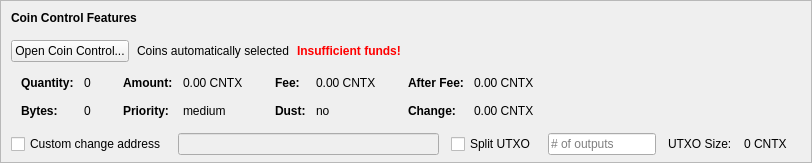
    <widget class="QFrame" name="frameCoinControl">
     <property name="sizePolicy">
      <sizepolicy hsizetype="Expanding" vsizetype="Expanding">
       <horstretch>0</horstretch>
       <verstretch>0</verstretch>
      </sizepolicy>
     </property>
     <property name="maximumSize">
      <size>
       <width>16777215</width>
       <height>16777215</height>
      </size>
     </property>
     <property name="frameShape">
      <enum>QFrame::StyledPanel</enum>
     </property>
     <property name="frameShadow">
      <enum>QFrame::Sunken</enum>
     </property>
     <layout class="QVBoxLayout" name="verticalLayoutCoinControl2">
      <property name="spacing">
       <number>0</number>
      </property>
      <property name="leftMargin">
       <number>0</number>
      </property>
      <property name="topMargin">
       <number>0</number>
      </property>
      <property name="rightMargin">
       <number>0</number>
      </property>
      <property name="bottomMargin">
       <number>6</number>
      </property>
      <item>
       <layout class="QVBoxLayout" name="verticalLayoutCoinControl" stretch="0,0,0,0,1">
        <property name="spacing">
         <number>0</number>
        </property>
        <property name="leftMargin">
         <number>10</number>
        </property>
        <property name="topMargin">
         <number>10</number>
        </property>
        <item>
         <layout class="QHBoxLayout" name="horizontalLayoutCoinControl1">
          <property name="bottomMargin">
           <number>15</number>
          </property>
          <item>
           <widget class="QLabel" name="labelCoinControlFeatures">
            <property name="sizePolicy">
             <sizepolicy hsizetype="Preferred" vsizetype="Maximum">
              <horstretch>0</horstretch>
              <verstretch>0</verstretch>
             </sizepolicy>
            </property>
            <property name="font">
             <font>
              <weight>75</weight>
              <bold>true</bold>
             </font>
            </property>
            <property name="styleSheet">
             <string notr="true">font-weight:bold;</string>
            </property>
            <property name="text">
             <string>Coin Control Features</string>
            </property>
           </widget>
          </item>
         </layout>
        </item>
        <item>
         <layout class="QHBoxLayout" name="horizontalLayoutCoinControl2" stretch="0,0,0,0">
          <property name="spacing">
           <number>8</number>
          </property>
          <property name="bottomMargin">
           <number>10</number>
          </property>
          <item>
           <widget class="QPushButton" name="pushButtonCoinControl">
            <property name="styleSheet">
             <string notr="true"/>
            </property>
            <property name="text">
             <string>Open Coin Control...</string>
            </property>
            <property name="autoDefault">
             <bool>false</bool>
            </property>
           </widget>
          </item>
          <item>
           <widget class="QLabel" name="labelCoinControlAutomaticallySelected">
            <property name="text">
             <string>Coins automatically selected</string>
            </property>
            <property name="margin">
             <number>5</number>
            </property>
           </widget>
          </item>
          <item>
           <widget class="QLabel" name="labelCoinControlInsuffFunds">
            <property name="font">
             <font>
              <weight>75</weight>
              <bold>true</bold>
             </font>
            </property>
            <property name="styleSheet">
             <string notr="true">color:red;font-weight:bold;</string>
            </property>
            <property name="text">
             <string>Insufficient funds!</string>
            </property>
            <property name="margin">
             <number>5</number>
            </property>
           </widget>
          </item>
          <item>
           <spacer name="horizontalSpacerCoinControl">
            <property name="orientation">
             <enum>Qt::Horizontal</enum>
            </property>
            <property name="sizeHint" stdset="0">
             <size>
              <width>40</width>
              <height>1</height>
             </size>
            </property>
           </spacer>
          </item>
         </layout>
        </item>
        <item>
         <widget class="QWidget" name="widgetCoinControl" native="true">
          <property name="sizePolicy">
           <sizepolicy hsizetype="Preferred" vsizetype="Preferred">
            <horstretch>0</horstretch>
            <verstretch>0</verstretch>
           </sizepolicy>
          </property>
          <property name="minimumSize">
           <size>
            <width>0</width>
            <height>0</height>
           </size>
          </property>
          <property name="styleSheet">
           <string notr="true"/>
          </property>
          <layout class="QHBoxLayout" name="horizontalLayoutCoinControl5">
           <property name="leftMargin">
            <number>0</number>
           </property>
           <property name="topMargin">
            <number>0</number>
           </property>
           <property name="rightMargin">
            <number>0</number>
           </property>
           <property name="bottomMargin">
            <number>0</number>
           </property>
           <item>
            <layout class="QHBoxLayout" name="horizontalLayoutCoinControl3" stretch="0,0,0,1">
             <property name="spacing">
              <number>20</number>
             </property>
             <property name="topMargin">
              <number>0</number>
             </property>
             <property name="bottomMargin">
              <number>10</number>
             </property>
             <item>
              <layout class="QFormLayout" name="formLayoutCoinControl1">
               <property name="horizontalSpacing">
                <number>10</number>
               </property>
               <property name="verticalSpacing">
                <number>14</number>
               </property>
               <property name="leftMargin">
                <number>10</number>
               </property>
               <property name="topMargin">
                <number>4</number>
               </property>
               <property name="rightMargin">
                <number>6</number>
               </property>
               <item row="0" column="0">
                <widget class="QLabel" name="labelCoinControlQuantityText">
                 <property name="font">
                  <font>
                   <weight>75</weight>
                   <bold>true</bold>
                  </font>
                 </property>
                 <property name="text">
                  <string>Quantity:</string>
                 </property>
                 <property name="margin">
                  <number>0</number>
                 </property>
                </widget>
               </item>
               <item row="0" column="1">
                <widget class="QLabel" name="labelCoinControlQuantity">
                 <property name="cursor">
                  <cursorShape>IBeamCursor</cursorShape>
                 </property>
                 <property name="contextMenuPolicy">
                  <enum>Qt::ActionsContextMenu</enum>
                 </property>
                 <property name="text">
                  <string notr="true">0</string>
                 </property>
                 <property name="margin">
                  <number>0</number>
                 </property>
                 <property name="textInteractionFlags">
                  <set>Qt::LinksAccessibleByMouse|Qt::TextSelectableByKeyboard|Qt::TextSelectableByMouse</set>
                 </property>
                </widget>
               </item>
               <item row="1" column="0">
                <widget class="QLabel" name="labelCoinControlBytesText">
                 <property name="font">
                  <font>
                   <weight>75</weight>
                   <bold>true</bold>
                  </font>
                 </property>
                 <property name="text">
                  <string>Bytes:</string>
                 </property>
                </widget>
               </item>
               <item row="1" column="1">
                <widget class="QLabel" name="labelCoinControlBytes">
                 <property name="cursor">
                  <cursorShape>IBeamCursor</cursorShape>
                 </property>
                 <property name="contextMenuPolicy">
                  <enum>Qt::ActionsContextMenu</enum>
                 </property>
                 <property name="text">
                  <string notr="true">0</string>
                 </property>
                 <property name="textInteractionFlags">
                  <set>Qt::LinksAccessibleByMouse|Qt::TextSelectableByKeyboard|Qt::TextSelectableByMouse</set>
                 </property>
                </widget>
               </item>
              </layout>
             </item>
             <item>
              <layout class="QFormLayout" name="formLayoutCoinControl2">
               <property name="horizontalSpacing">
                <number>10</number>
               </property>
               <property name="verticalSpacing">
                <number>14</number>
               </property>
               <property name="leftMargin">
                <number>6</number>
               </property>
               <property name="topMargin">
                <number>4</number>
               </property>
               <property name="rightMargin">
                <number>6</number>
               </property>
               <item row="0" column="0">
                <widget class="QLabel" name="labelCoinControlAmountText">
                 <property name="font">
                  <font>
                   <weight>75</weight>
                   <bold>true</bold>
                  </font>
                 </property>
                 <property name="text">
                  <string>Amount:</string>
                 </property>
                 <property name="margin">
                  <number>0</number>
                 </property>
                </widget>
               </item>
               <item row="0" column="1">
                <widget class="QLabel" name="labelCoinControlAmount">
                 <property name="cursor">
                  <cursorShape>IBeamCursor</cursorShape>
                 </property>
                 <property name="contextMenuPolicy">
                  <enum>Qt::ActionsContextMenu</enum>
                 </property>
                 <property name="text">
                  <string notr="true">0.00 CNTX</string>
                 </property>
                 <property name="textInteractionFlags">
                  <set>Qt::LinksAccessibleByMouse|Qt::TextSelectableByKeyboard|Qt::TextSelectableByMouse</set>
                 </property>
                </widget>
               </item>
               <item row="1" column="0">
                <widget class="QLabel" name="labelCoinControlPriorityText">
                 <property name="font">
                  <font>
                   <weight>75</weight>
                   <bold>true</bold>
                  </font>
                 </property>
                 <property name="text">
                  <string>Priority:</string>
                 </property>
                </widget>
               </item>
               <item row="1" column="1">
                <widget class="QLabel" name="labelCoinControlPriority">
                 <property name="cursor">
                  <cursorShape>IBeamCursor</cursorShape>
                 </property>
                 <property name="contextMenuPolicy">
                  <enum>Qt::ActionsContextMenu</enum>
                 </property>
                 <property name="text">
                  <string>medium</string>
                 </property>
                 <property name="textInteractionFlags">
                  <set>Qt::LinksAccessibleByMouse|Qt::TextSelectableByKeyboard|Qt::TextSelectableByMouse</set>
                 </property>
                </widget>
               </item>
              </layout>
             </item>
             <item>
              <layout class="QFormLayout" name="formLayoutCoinControl3">
               <property name="horizontalSpacing">
                <number>10</number>
               </property>
               <property name="verticalSpacing">
                <number>14</number>
               </property>
               <property name="leftMargin">
                <number>6</number>
               </property>
               <property name="topMargin">
                <number>4</number>
               </property>
               <property name="rightMargin">
                <number>6</number>
               </property>
               <item row="0" column="0">
                <widget class="QLabel" name="labelCoinControlFeeText">
                 <property name="font">
                  <font>
                   <weight>75</weight>
                   <bold>true</bold>
                  </font>
                 </property>
                 <property name="text">
                  <string>Fee:</string>
                 </property>
                 <property name="margin">
                  <number>0</number>
                 </property>
                </widget>
               </item>
               <item row="0" column="1">
                <widget class="QLabel" name="labelCoinControlFee">
                 <property name="cursor">
                  <cursorShape>IBeamCursor</cursorShape>
                 </property>
                 <property name="contextMenuPolicy">
                  <enum>Qt::ActionsContextMenu</enum>
                 </property>
                 <property name="text">
                  <string notr="true">0.00 CNTX</string>
                 </property>
                 <property name="textInteractionFlags">
                  <set>Qt::LinksAccessibleByMouse|Qt::TextSelectableByKeyboard|Qt::TextSelectableByMouse</set>
                 </property>
                </widget>
               </item>
               <item row="1" column="0">
                <widget class="QLabel" name="labelCoinControlLowOutputText">
                 <property name="font">
                  <font>
                   <weight>75</weight>
                   <bold>true</bold>
                  </font>
                 </property>
                 <property name="text">
                  <string>Dust:</string>
                 </property>
                </widget>
               </item>
               <item row="1" column="1">
                <widget class="QLabel" name="labelCoinControlLowOutput">
                 <property name="cursor">
                  <cursorShape>IBeamCursor</cursorShape>
                 </property>
                 <property name="contextMenuPolicy">
                  <enum>Qt::ActionsContextMenu</enum>
                 </property>
                 <property name="text">
                  <string>no</string>
                 </property>
                 <property name="textInteractionFlags">
                  <set>Qt::LinksAccessibleByMouse|Qt::TextSelectableByKeyboard|Qt::TextSelectableByMouse</set>
                 </property>
                </widget>
               </item>
              </layout>
             </item>
             <item>
              <layout class="QFormLayout" name="formLayoutCoinControl4">
               <property name="horizontalSpacing">
                <number>10</number>
               </property>
               <property name="verticalSpacing">
                <number>14</number>
               </property>
               <property name="leftMargin">
                <number>6</number>
               </property>
               <property name="topMargin">
                <number>4</number>
               </property>
               <property name="rightMargin">
                <number>6</number>
               </property>
               <item row="0" column="0">
                <widget class="QLabel" name="labelCoinControlAfterFeeText">
                 <property name="font">
                  <font>
                   <weight>75</weight>
                   <bold>true</bold>
                  </font>
                 </property>
                 <property name="text">
                  <string>After Fee:</string>
                 </property>
                 <property name="margin">
                  <number>0</number>
                 </property>
                </widget>
               </item>
               <item row="0" column="1">
                <widget class="QLabel" name="labelCoinControlAfterFee">
                 <property name="cursor">
                  <cursorShape>IBeamCursor</cursorShape>
                 </property>
                 <property name="contextMenuPolicy">
                  <enum>Qt::ActionsContextMenu</enum>
                 </property>
                 <property name="text">
                  <string notr="true">0.00 CNTX</string>
                 </property>
                 <property name="textInteractionFlags">
                  <set>Qt::LinksAccessibleByMouse|Qt::TextSelectableByKeyboard|Qt::TextSelectableByMouse</set>
                 </property>
                </widget>
               </item>
               <item row="1" column="0">
                <widget class="QLabel" name="labelCoinControlChangeText">
                 <property name="font">
                  <font>
                   <weight>75</weight>
                   <bold>true</bold>
                  </font>
                 </property>
                 <property name="text">
                  <string>Change:</string>
                 </property>
                </widget>
               </item>
               <item row="1" column="1">
                <widget class="QLabel" name="labelCoinControlChange">
                 <property name="cursor">
                  <cursorShape>IBeamCursor</cursorShape>
                 </property>
                 <property name="contextMenuPolicy">
                  <enum>Qt::ActionsContextMenu</enum>
                 </property>
                 <property name="text">
                  <string notr="true">0.00 CNTX</string>
                 </property>
                 <property name="textInteractionFlags">
                  <set>Qt::LinksAccessibleByMouse|Qt::TextSelectableByKeyboard|Qt::TextSelectableByMouse</set>
                 </property>
                </widget>
               </item>
              </layout>
             </item>
            </layout>
           </item>
          </layout>
         </widget>
        </item>
        <item>
         <layout class="QHBoxLayout" name="horizontalLayoutCoinControl4" stretch="0,0,0,0,0,0,0">
          <property name="spacing">
           <number>12</number>
          </property>
          <property name="sizeConstraint">
           <enum>QLayout::SetDefaultConstraint</enum>
          </property>
          <property name="topMargin">
           <number>5</number>
          </property>
          <property name="rightMargin">
           <number>5</number>
          </property>
          <item>
           <widget class="QCheckBox" name="checkBoxCoinControlChange">
            <property name="toolTip">
             <string>If this is activated, but the change address is empty or invalid, change will be sent to a newly generated address.</string>
            </property>
            <property name="text">
             <string>Custom change address</string>
            </property>
           </widget>
          </item>
          <item>
           <widget class="QValidatedLineEdit" name="lineEditCoinControlChange">
            <property name="enabled">
             <bool>false</bool>
            </property>
            <property name="sizePolicy">
             <sizepolicy hsizetype="Expanding" vsizetype="Fixed">
              <horstretch>0</horstretch>
              <verstretch>0</verstretch>
             </sizepolicy>
            </property>
           </widget>
          </item>
          <item>
           <widget class="QCheckBox" name="splitBlockCheckBox">
            <property name="text">
             <string>Split UTXO</string>
            </property>
           </widget>
          </item>
          <item>
           <widget class="QLineEdit" name="splitBlockLineEdit">
            <property name="sizePolicy">
             <sizepolicy hsizetype="Fixed" vsizetype="Fixed">
              <horstretch>50</horstretch>
              <verstretch>0</verstretch>
             </sizepolicy>
            </property>
            <property name="placeholderText">
             <string># of outputs</string>
            </property>
           </widget>
          </item>
          <item>
           <widget class="QLabel" name="labelBlockSizeText">
            <property name="text">
             <string>UTXO Size:</string>
            </property>
           </widget>
          </item>
          <item>
           <widget class="QLabel" name="labelBlockSize">
            <property name="text">
             <string>0 CNTX</string>
            </property>
           </widget>
          </item>
          <item>
           <widget class="QLabel" name="labelCoinControlChangeLabel">
            <property name="sizePolicy">
             <sizepolicy hsizetype="Preferred" vsizetype="Expanding">
              <horstretch>0</horstretch>
              <verstretch>0</verstretch>
             </sizepolicy>
            </property>
            <property name="minimumSize">
             <size>
              <width>0</width>
              <height>0</height>
             </size>
            </property>
            <property name="text">
             <string/>
            </property>
            <property name="margin">
             <number>3</number>
            </property>
           </widget>
          </item>
         </layout>
        </item>
        <item>
         <spacer name="verticalSpacerCoinControl">
          <property name="orientation">
           <enum>Qt::Vertical</enum>
          </property>
          <property name="sizeHint" stdset="0">
           <size>
            <width>800</width>
            <height>1</height>
           </size>
          </property>
         </spacer>
        </item>
       </layout>
      </item>
     </layout>
    </widget>
